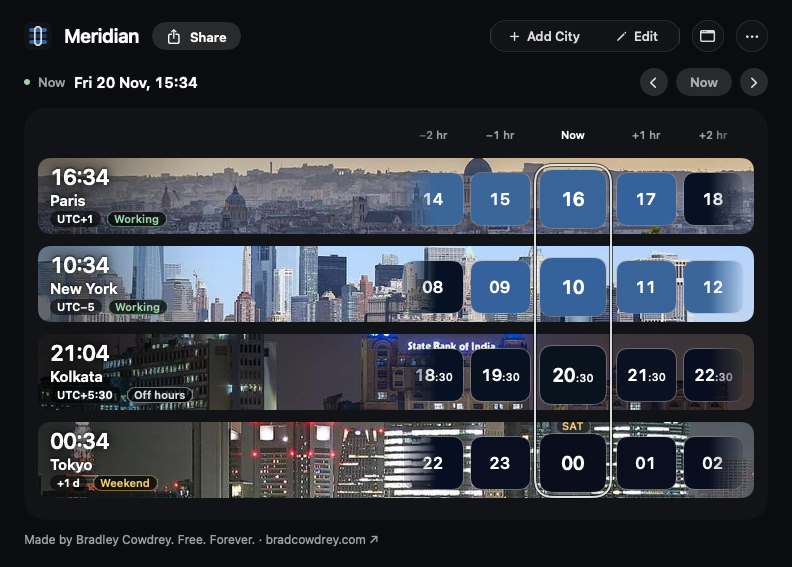
#> input picture menubar-panel.png, 792 x 567 px, found by its file name; the run also reads 1 picture not shown here
$ python mac-store-shots.py ../Resources/dmg out
#> lines starting #> are read from the running program, lines starting #| are printed output that depends on the picture
### scripts/store_frame.py
"""Shared drawing for Meridian's Mac App Store stages (scripts/mac-store-shots.py): fonts for the menu bar's
titles, continuous-corner masks and Apple's two-layer soft shadow.

The App Store pictures themselves (ground, headline, sub-line, the iPhone, and where a Mac stage sits) come from
the Cowdrey family's template, scripts/store-frame.mjs, run by scripts/store-frames.mjs.

Fonts: SF Pro when the machine has it (the macOS CI runners do), else Inter from Resources/Fonts.
Set STORE_FONT=inter to force Inter (for comparing on a Mac).

Python 3 and Pillow only.
"""
import math
import os

from PIL import Image, ImageChops, ImageDraw, ImageFilter, ImageFont

ROOT = os.path.dirname(os.path.dirname(os.path.abspath(__file__)))
FONT_DIR = os.path.join(ROOT, "Resources", "Fonts")


# ---------------------------------------------------------------------------------------------
# Fonts

_SF_STATIC = {
    "semibold": ("/System/Library/Fonts/SF-Pro-Display-Semibold.otf",
                 "/Library/Fonts/SF-Pro-Display-Semibold.otf"),
    "regular": ("/System/Library/Fonts/SF-Pro-Display-Regular.otf",
                "/Library/Fonts/SF-Pro-Display-Regular.otf"),
}
_SF_VARIABLE = ("/System/Library/Fonts/SFNS.ttf",)
_INTER = {"semibold": ("Inter-SemiBold.ttf", "Inter-Medium.ttf"), "regular": ("Inter-Regular.ttf",)}
_WEIGHT = {"semibold": 590, "regular": 400}


# [20 lines left out: function _variable, not called in this run]


def font(weight, size):
    """Returns (font, family) with family "sf" or "inter"."""
    if os.environ.get("STORE_FONT", "").lower() != "inter":
        for path in _SF_STATIC[weight]:
            if os.path.exists(path):
                try:
                    return ImageFont.truetype(path, size), "sf"
                except OSError:
                    pass
        for path in _SF_VARIABLE:
            if os.path.exists(path):
                try:
                    return _variable(path, weight, size), "sf"
                except (OSError, ValueError):
                    pass
    for name in _INTER[weight]:
        path = os.path.join(FONT_DIR, name)
        if os.path.exists(path):
            return ImageFont.truetype(path, size), "inter"
    raise SystemExit(f"[store-frame] no font for {weight}: SF Pro or {FONT_DIR}/Inter-*.ttf")


# ---------------------------------------------------------------------------------------------
# Text (Pillow has no tracking: each glyph is placed at its kerned advance plus the tracking)

def text_width(text, face, tracking):
    return face.getlength(text) + tracking * max(0, len(text) - 1)


# [87 lines left out: functions draw_tracked, squircle_points, shape_mask, ring_mask, linear, solid and 1 more, not called in this run]

### scripts/mac-store-shots.py
#!/usr/bin/env python3
"""Mac App Store stages for Meridian, drawn from the self-test's renders.

    scripts/mac-store-shots.py <selftest dir> <stages dir>
    node scripts/store-frames.mjs mac <stages dir> <out dir>

<selftest dir> is what `Meridian --selftest <dir>` wrote. It reads:
  store-panel.png        the menu bar panel at 2x (falls back to menubar-panel.png, upscaled)
  store-widget-large.png the widgets at 3x (fall back to widget-*.png, 2x)
  store-widget-medium.png
  store-widget-small.png
  store-window.png       the desktop window at Large, 2x (optional)

and writes 01-*.png ... into <stages dir>: 3 to 5 stages, each 2280 x 1420 RGBA on a clear ground. A stage is
the app as it appears on a desktop (the panel hung from a menu bar, the widgets, the window), with its shadows,
and no words or backdrop: scripts/store-frames.mjs sets each one into the Cowdrey family's App Store template
(scripts/store-frame.mjs) as its Mac device picture (story.bare), under the headline and sub-line, at 2880 x 1800.
The app's renders are only scaled and placed, never painted over.

A missing optional input skips that stage. It always makes at least 3 from the panel and the
widgets, and exits with an error if it can't (no panel at all).

Fonts (the menu bar's titles): SF Pro when present (macOS), else Inter from Resources/Fonts. Python 3 and Pillow only.
"""
import argparse
import os
import sys

from PIL import Image, ImageChops, ImageDraw, ImageFilter, ImageStat

sys.path.insert(0, os.path.dirname(os.path.abspath(__file__)))
import store_frame as sf  # noqa: E402

# The stage: the box the template gives a Mac device picture (2880 - 2 x 300 wide, 1800 - 340 - 40 high), so it
# is set at 1:1 with its top edge at the template's window top (y 340).
W, H = 2280, 1420

STAGE_TOP = 0                          # the frame's top
STAGE_W, STAGE_H = 2120, 1250          # the largest a frame gets (room left for the shadows)
WINDOW_RADIUS = 20

MENU_BAR_Y = 0                         # the menu bar strip in the first stage
MENU_BAR_H = 74
MENU_BAR_FADE = 260                    # the strip fades out over this much at each end


def log(message):
    print(f"[store-shots] {message}")


# ---------------------------------------------------------------------------------------------
# Inputs

def load(path):
#> called with path = '../Resources/dmg/menubar-panel.png'
    try:
        image = Image.open(path)
#> image is the input picture: PIL image 792x567 RGBA; mean R, G, B, A 50.4, 54.7, 62.9, 255
        image.load()
        return image.convert("RGBA")
    except (OSError, ValueError):
        return None


def mostly_blank(image):
    """True for an all-one-colour render (a capture that drew nothing)."""
    stat = ImageStat.Stat(image.convert("L"))
    return stat.stddev[0] < 3


def matches(big, small):
    """Whether a high-resolution render shows the same thing as the 1x capture."""
    if small is None:
        return True
    reduced = big.resize(small.size, Image.LANCZOS).convert("RGB")
    diff = ImageChops.difference(reduced, small.convert("RGB"))
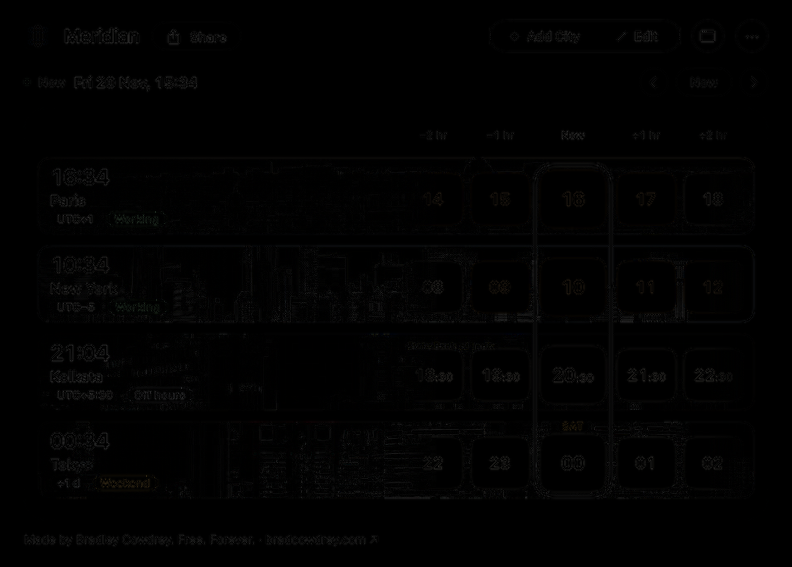
#> diff: PIL image 792x567 RGB; mean R, G, B 1.6, 1.6, 1.6
    return sum(ImageStat.Stat(diff).mean) / 3 < 24


def pick_panel(src):
    """The menu bar panel at the highest resolution that's sound."""
    small = load(os.path.join(src, "menubar-panel.png"))
    big = load(os.path.join(src, "store-panel.png"))
    if big is not None and not mostly_blank(big) and matches(big, small):
        return big, "store-panel.png"
    if big is not None:
        log("store-panel.png looks wrong (blank or not the panel); using menubar-panel.png")
    if small is not None and not mostly_blank(small):
        # 1x capture: bring it to 2x so it's placed like the 2x render.
        up = small.resize((small.width * 2, small.height * 2), Image.LANCZOS)
        return up.filter(ImageFilter.UnsharpMask(radius=2, percent=60, threshold=2)), "menubar-panel.png (upscaled)"
    return None, None


def pick_widget(src, name):
    """A widget face, normalised to 3x (the store render; the 2x one scaled up to match)."""
    big = load(os.path.join(src, f"store-widget-{name}.png"))
    if big is not None and not mostly_blank(big):
        return big
    small = load(os.path.join(src, f"widget-{name}.png"))
    if small is not None and not mostly_blank(small):
        return small.resize((small.width * 3 // 2, small.height * 3 // 2), Image.LANCZOS)
    return None


def pick_window(src):
    big = load(os.path.join(src, "store-window.png"))
    if big is not None and not mostly_blank(big):
        return big
    return None


# ---------------------------------------------------------------------------------------------
# Drawing

def scaled(image, factor):
    return image.resize((max(1, round(image.width * factor)), max(1, round(image.height * factor))), Image.LANCZOS)


def stage():
    """A clear stage: the template draws the ground and the words round it."""
    return Image.new("RGBA", (W, H), (0, 0, 0, 0))


# [26 lines left out: functions window, widget, not called in this run]


def fit(image, max_w=STAGE_W, max_h=STAGE_H, max_factor=1.4):
    return scaled(image, min(max_w / image.width, max_h / image.height, max_factor))


# ---------------------------------------------------------------------------------------------
# Menu bar (first shot)

# [139 lines left out: functions _icon_layer, _globe, _wifi, _battery, menu_bar, menu_bar_shot and 3 more, not called in this run]


def main():
    parser = argparse.ArgumentParser(description=__doc__.split("\n")[0])
    parser.add_argument("selftest_dir")
    parser.add_argument("out_dir")
    args = parser.parse_args()

    src, out = args.selftest_dir, args.out_dir
    os.makedirs(out, exist_ok=True)
    # Clear earlier shots so a skipped one can't linger and be uploaded.
    for name in os.listdir(out):
        if name.lower().endswith(".png"):
            os.remove(os.path.join(out, name))

    panel, panel_source = pick_panel(src)
#> panel_source = 'store-panel.png'
    if panel is None:
        sys.exit("[store-shots] no panel render (store-panel.png or menubar-panel.png) in " + src)
    log(f"panel from {panel_source}, {panel.width}x{panel.height}")
    large, medium, small = (pick_widget(src, n) for n in ("large", "medium", "small"))
    win = pick_window(src)
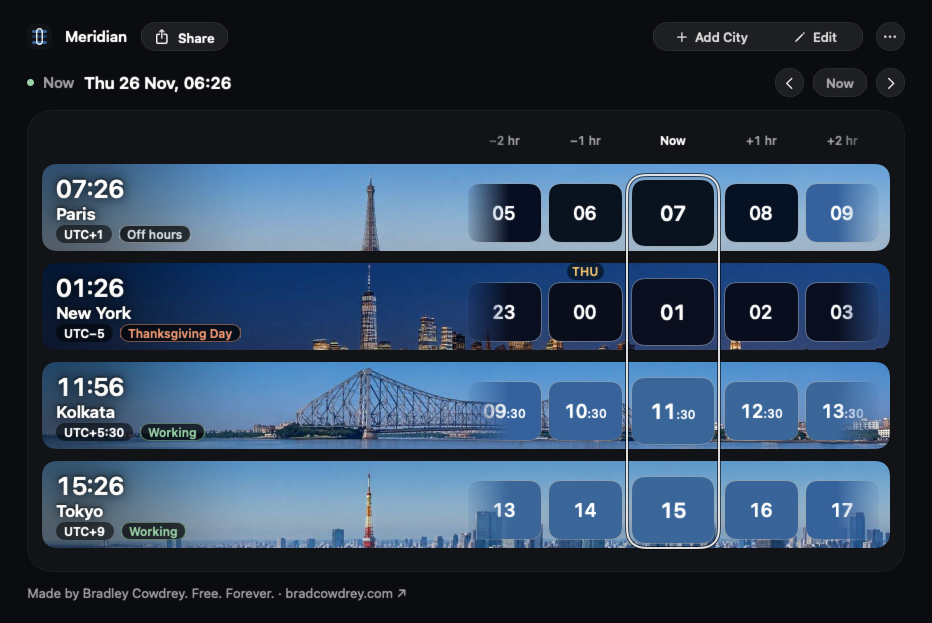
#> input picture store-window.png, 1864 x 1246 px, found by its file name (shown at 1/2 size)
#> in load, image is the input picture: PIL image 1864x1246 RGBA; mean R, G, B, A 46, 62.5, 82.3, 255
    log("widgets: " + ", ".join(f"{n} {'yes' if w is not None else 'missing'}"
                                for n, w in (("large", large), ("medium", medium), ("small", small))))
    log(f"window: {'yes' if win is not None else 'missing'}")
    _, family = sf.font("semibold", 20)
    log(f"font: {'SF Pro' if family == 'sf' else 'Inter'}")

    # The words for each stage are in scripts/store-frames.mjs, keyed by the name after the number.
    shots = [("01-menu-bar.png", lambda: menu_bar_shot(panel))]
    if large is not None:
        shots.append(("02-widgets.png", lambda: widgets_shot(large, medium, small)))
        shots.append(("03-working-hours.png", lambda: panel_and_widget_shot(panel, large)))
    elif medium is not None:
        shots.append(("02-widgets.png", lambda: widgets_shot(medium, None, small)))
    if win is not None:
        shots.append(("04-window.png", lambda: framed_shot(win)))
    # Never fewer than three: the panel again, framed as a window.
    extra = ["05-working-hours.png", "06-plan.png"]
    while len(shots) < 3 and extra:
        shots.append((extra.pop(0), lambda: framed_shot(panel)))

    for name, make in shots[:5]:
        image = make()
        assert image.size == (W, H) and image.mode == "RGBA", (image.size, image.mode)
        image.save(os.path.join(out, name), "PNG", optimize=True)
        log(f"wrote {name} {image.width}x{image.height} {image.mode}")
    log(f"{min(len(shots), 5)} stages in {out}")


if __name__ == "__main__":
#> (the run stopped early here; a loop or call above may not have finished)
